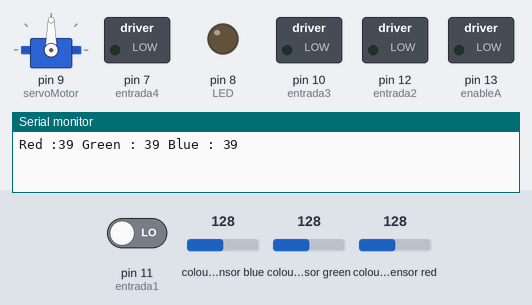
Bench run of a sketch on a simulated Arduino Uno, built with avr-gcc and run on an emulated ATmega328P. Parts: servo, switched loads named in the sketch (green lamp = pin HIGH), output pins drawn as LEDs (lit = HIGH), the last lines printed to the serial monitor. Wiring (inferred from the names in the program): TCS3200 colour sensor: output pin 2; S2 pin 4; S3 pin 3; S0 pin 6; S1 pin 5. The inputs (shaded band) are chosen by the test bench; at power-on: colour sensor blue 128, colour sensor green 128, colour sensor red 128, pin 11 (entrada1) LOW. Pins used as bus, display or sensor lines are not drawn.

Above: at 1.2 s.
1.3 s: colour sensor blue set to 135
At 7.5 s:
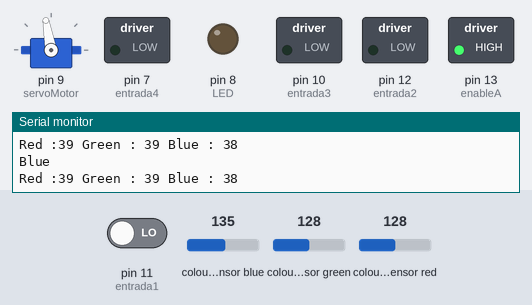
8.1 s: colour sensor green set to 191
At 14.4 s:
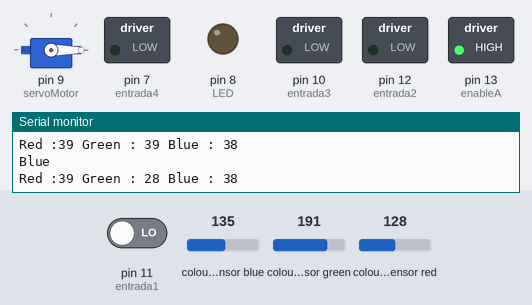
14.9 s: colour sensor red set to 250
18.5 s: colour sensor red set to 5
At 24.5 s:
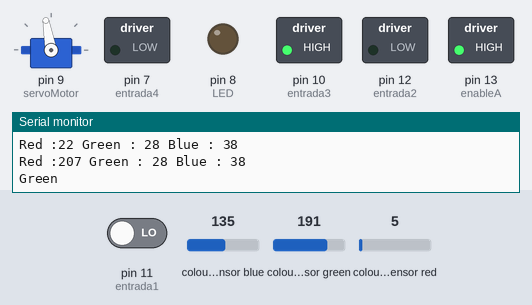
25.3 s: colour sensor green set to 5
At 29.75 s:
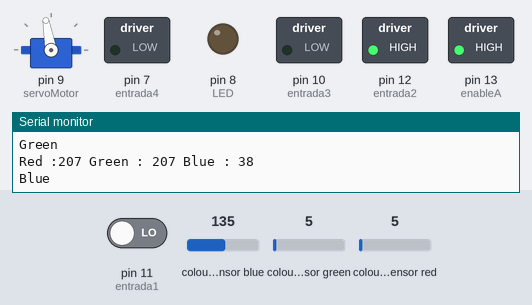
Timing chart, 0 to 31.3 s (numbered marks = the images above; inputs shaded):
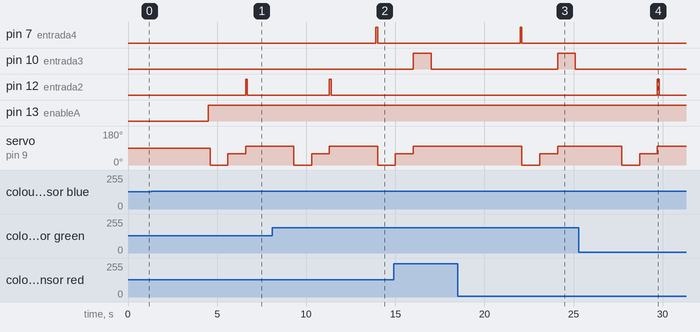

Measured:
- the behaviour switches between 131 and 132 on colour sensor blue (found by bisection; images 0 and 1)
- after the input at 1.3 s, pin 12 (entrada2): LOW → HIGH after 5.3 s, → LOW 0.10 s later; pin 13 (enableA): LOW → HIGH after 3.2 s; servo on pin 9 (servoMotor): 90° → 0° after 3.3 s, → 60° 1.0 s later, → 100° 1.0 s later
- after the input at 8.1 s, pin 7 (entrada4): LOW → HIGH after 5.8 s, → LOW 0.10 s later
- after the input at 18.5 s, pin 7 (entrada4): LOW → HIGH after 3.5 s, → LOW 0.10 s later; pin 10 (entrada3): LOW → HIGH after 5.6 s, → LOW 1.0 s later; servo on pin 9 (servoMotor): 100° → 0° after 3.6 s, → 60° 1.0 s later, → 100° 1.0 s later
- after the input at 25.3 s, pin 7 (entrada4): stays LOW (without the input it goes to HIGH after 2.3 s); pin 10 (entrada3): stays LOW (without the input it goes to HIGH after 4.4 s); pin 12 (entrada2): LOW → HIGH after 4.4 s, → LOW 0.10 s later

The sketch:

prueba_sensor_de_color.ino
```cpp
//-----------------------------
//Uses no library :-)
//-----------------------------

// Programa : Detector de cores usando modulo TCS230
// Alteracoes e comentarios : Arduino e Cia
//
// Baseado no programa original de Martin Mason
#include <Servo.h>
#define LED 8
//Pinos de conexao do modulo TCS230
const int s0 = 6;
const int s1 = 5;
const int s2 = 4;
const int s3 = 3;
const int out = 2;
int entrada1 = 11;
int entrada2 = 12;
int entrada3 = 10;
int entrada4 = 7;
int enableA = 13;
int pulsador=11;
Servo servoMotor;

//Pinos dos leds
//int pinoledverm = 11;   //You may ignore this. Unused unless you want to light LEDs
//int pinoledverd = 7;   //You may ignore this. Unused unless you want to light LEDs
//int pinoledazul = 10;   //You may ignore this. Unused unless you want to light LEDs

//Variaveis que armazenam o valor das cores
int red = 0;
int green = 0;
int blue = 0;

void setup()
{
  pinMode(entrada1, OUTPUT);
  pinMode(entrada2, OUTPUT);
  pinMode(entrada3, OUTPUT);
  pinMode(entrada4, OUTPUT);
  //pinMode(enableA, OUTPUT);
  pinMode(s0, OUTPUT);
  pinMode(s1, OUTPUT);
  pinMode(s2, OUTPUT);
  pinMode(s3, OUTPUT);
  pinMode(out, INPUT);
//  pinMode(pinoledverm, OUTPUT);
//  pinMode(pinoledverd, OUTPUT);
//  pinMode(pinoledazul, OUTPUT);
  Serial.begin(9600);
  digitalWrite(s0, HIGH);
  digitalWrite(s1, HIGH);
     pinMode(LED,OUTPUT);
   digitalWrite(LED,LOW);
      servoMotor.attach(9);//el  pin 9 es utilizado EXCLUSIVO Para servomotor
   pinMode(pulsador, INPUT);
}

void loop()
{

  int pulsador2 = digitalRead(pulsador);

  if (pulsador2){
    digitalWrite(LED,LOW);
  }else{
    digitalWrite(LED,LOW);
  }

  color(); //Chama a rotina que le as cores
  //Mostra no serial monitor os valores detectados
  Serial.print("Red :");
  Serial.print(red, DEC);
  Serial.print(" Green : ");
  Serial.print(green, DEC);
  Serial.print(" Blue : ");
  Serial.print(blue, DEC);
  Serial.println();

  delay(2000);

  //Verifica se a cor vermelha foi detectada
  if (red < blue && red < green && red > 50)
  {
   Serial.println("Red");
//   digitalWrite(pinoledverm, HIGH); //Acende o led vermelho
//   digitalWrite(pinoledverd, LOW);
//   digitalWrite(pinoledazul, LOW);
  }

  //Verifica se a cor azul foi detectada
  else if (blue < red && blue < green)
  {
  digitalWrite(entrada1, HIGH);
  digitalWrite(entrada2, LOW);
  analogWrite(enableA, 128);
  delay(100);
  digitalWrite(entrada1, LOW);
  digitalWrite(entrada2, LOW);

   servoMotor.write(0);
      // Esperamos 1 segundo
    delay(1000);

      // Desplazamos a la posición 90º
      //servoMotor.write(90);
      // Esperamos 1 segundo
      //delay(1000);

      // Desplazamos a la posición 180º
      servoMotor.write(60);
      // Esperamos 1 segundo
      delay(1000);

        servoMotor.write(100);
      // Esperamos 1 segundo
      //delay(1000);
   Serial.println("Blue");

  digitalWrite(entrada2, HIGH);
  digitalWrite(entrada1, LOW);
  analogWrite(enableA, 128);
  delay(100);
  digitalWrite(entrada1, LOW);
  digitalWrite(entrada2, LOW);

 //  digitalWrite(pinoledverm, LOW);
 // digitalWrite(pinoledverd, LOW);
 //  digitalWrite(pinoledazul, HIGH); //Acende o led azul

  }

  //Verifica se a cor verde foi detectada
  else if (green < red && green < blue)
  {
  digitalWrite(entrada3, LOW);
  digitalWrite(entrada4, HIGH);
  analogWrite(enableA, 128);
  delay(100);
  digitalWrite(entrada3, LOW);
  digitalWrite(entrada4, LOW);
      servoMotor.write(0);
      // Esperamos 1 segundo
      delay(1000);

      // Desplazamos a la posición 90º
      //servoMotor.write(90);
      // Esperamos 1 segundo
      //delay(1000);

      // Desplazamos a la posición 180º
      servoMotor.write(60);
      // Esperamos 1 segundo
      delay(1000);
      servoMotor.write(100);
      // Esperamos 1 segundo
      //delay(1000);
   Serial.println("Green");

  digitalWrite(entrada4, LOW);
  digitalWrite(entrada3, HIGH);
  analogWrite(enableA, 128);
  delay(1000);
  digitalWrite(entrada3, LOW);
  digitalWrite(entrada4, LOW);
  }
  Serial.println();

  //Aguarda 2 segundos, apaga os leds e reinicia o processo
  delay(500);
 // digitalWrite(pinoledverm, LOW);
 // digitalWrite(pinoledverd, LOW);
 // digitalWrite(pinoledazul, LOW);
 }

void color()
{
  //Rotina que le o valor das cores
  digitalWrite(s2, LOW);
  digitalWrite(s3, LOW);
  //count OUT, pRed, RED
  red = pulseIn(out, digitalRead(out) == HIGH ? LOW : HIGH);
  digitalWrite(s3, HIGH);
  //count OUT, pBLUE, BLUE
  blue = pulseIn(out, digitalRead(out) == HIGH ? LOW : HIGH);
  digitalWrite(s2, HIGH);
  //count OUT, pGreen, GREEN
  green = pulseIn(out, digitalRead(out) == HIGH ? LOW : HIGH);
}
```
